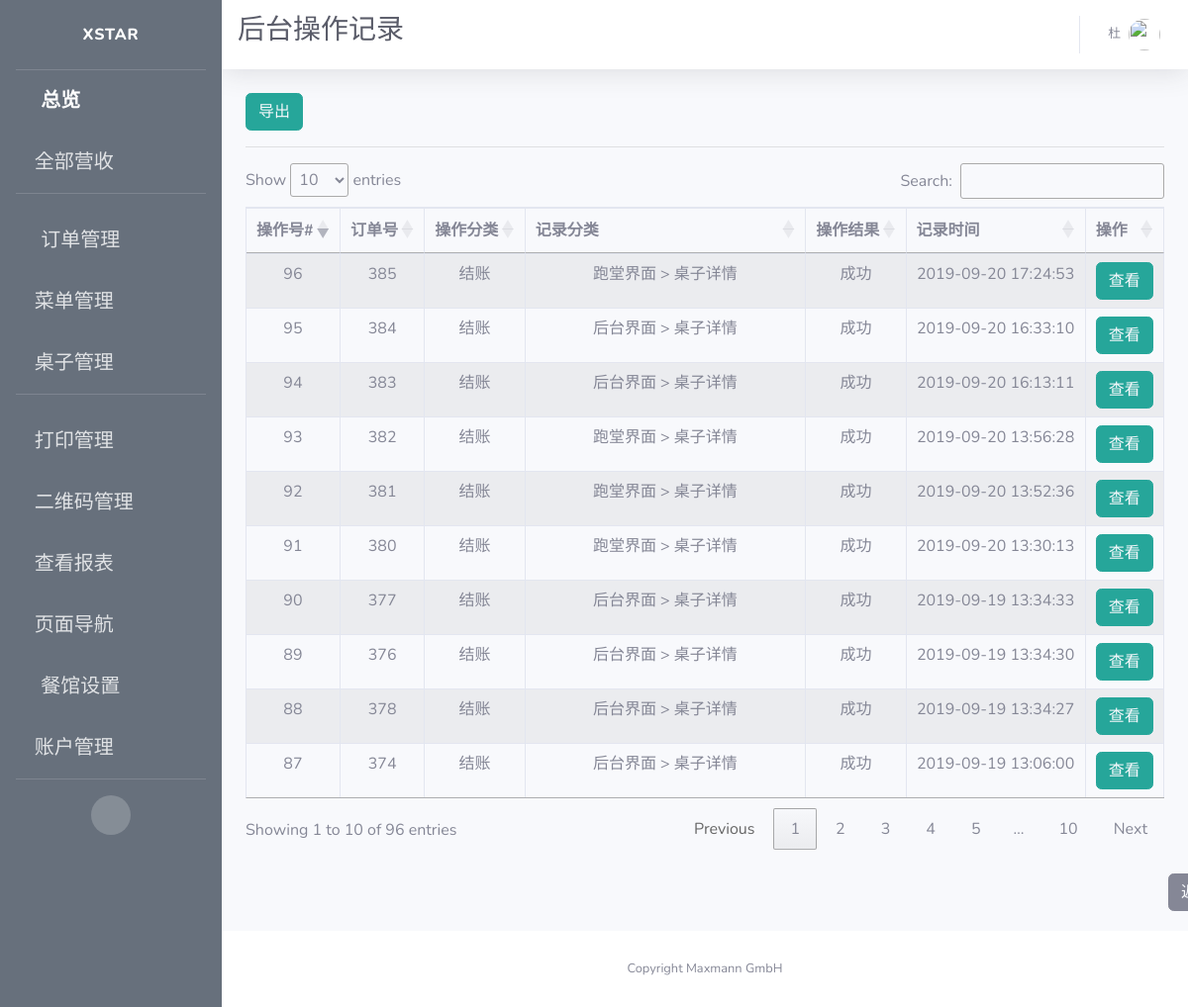
Before: /view/logs (signed in) with the older database file.
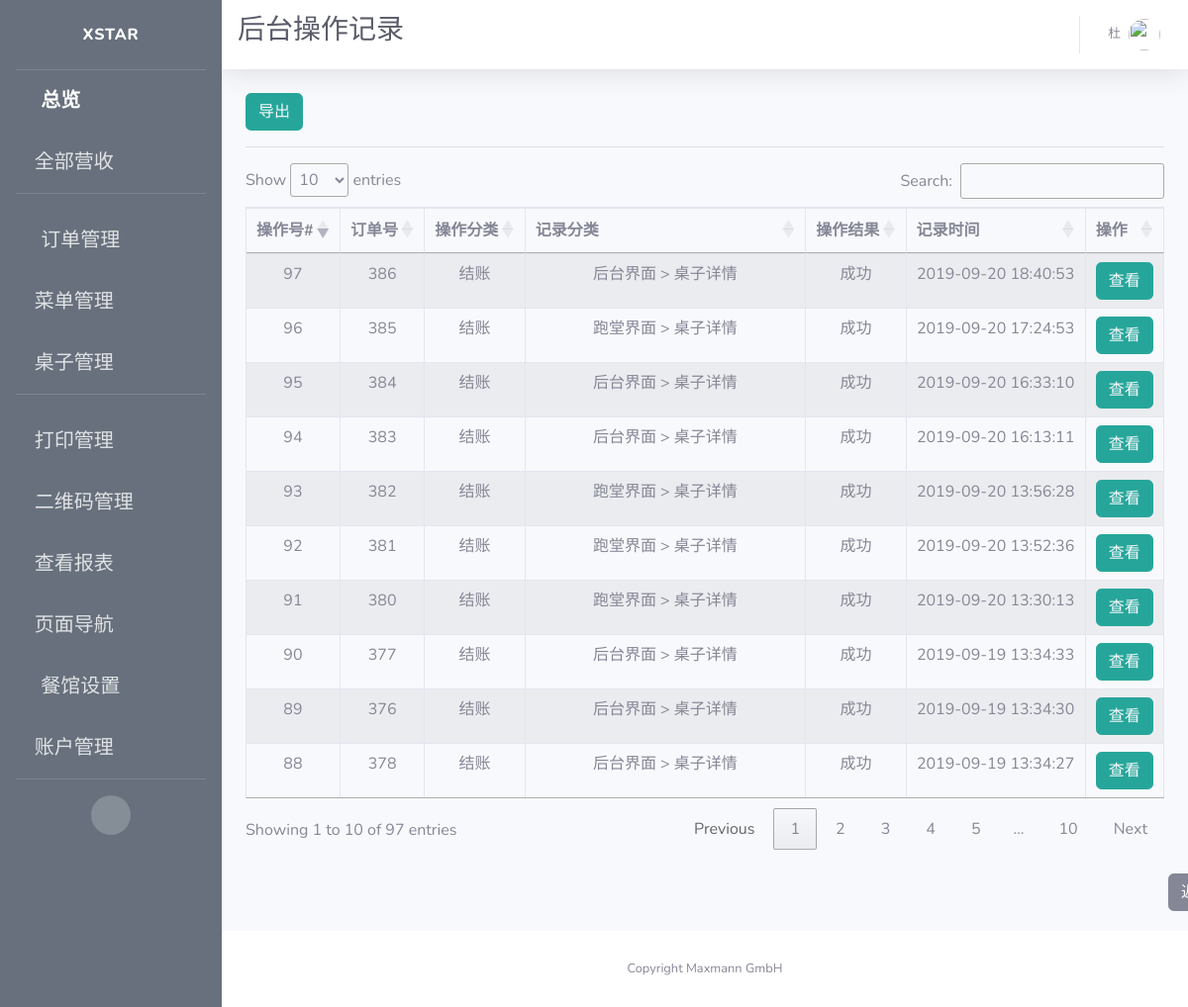
After: the same page with the newer database file.
### app/models.py (models this page shows)
class Log(db.Model):
    id = db.Column(db.Integer, primary_key=True, unique=True, index=True)
    order_id = db.Column(db.Integer)
    operation = db.Column(db.String(100))
    page = db.Column(db.String(100))
    desc = db.Column(db.String(2000))
    status = db.Column(db.String(500))
    time = db.Column(db.String(500))

### app/routes.py (the view)
@app.route('/view/logs')
@login_required
def view_logs():
    logs = Log.query.all()
    context = dict(referrer=request.headers.get('Referer'),
                   title=u"后台操作记录",
                   company_name=company_info.get('company_name'),
                   logs=logs)
    return render_template('view_logs.html', **context)

### app/models.py (called while the page is built)
@login.user_loader
def load_user(id):
    return User.query.get(int(id))

### app/templates/view_logs.html (shortened to what this page needs)
{% extends 'base.html' %}
{% block css %}
<link rel="stylesheet" type="text/css" href="https://cdn.datatables.net/1.10.19/css/jquery.dataTables.css">
<link rel="stylesheet" type="text/css" href="https://cdnjs.cloudflare.com/ajax/libs/twitter-bootstrap/4.1.3/css/bootstrap.css">
<link rel="stylesheet" type="text/css" href="https://cdn.datatables.net/1.10.19/css/dataTables.bootstrap4.min.css">
{% endblock %}
{% block title %}
<h1 class="h3 mb-2 text-gray-800">{{title}}</h1>
<br>
{% endblock %}
{% block content %}
<button type="button" class="btn btn-info" style="border-color:#26a69a; background-color:#26a69a;">
  <a style="color: rgb(247, 249, 252)" href={{ url_for('export_log') }} >
     导出
  </a>
</button>
<hr>
<div class="row">
  <div class="col-sm-12">
    <table id="example" class="table table-striped table-bordered">
      <thead>
        <tr>
          <th>操作号#</th>
          <th>订单号</th>
          <th>操作分类</th>
          <th>记录分类</th>
          <th>操作结果</th>
          <th>记录时间</th>
          <th>操作</th>
        </tr>
      </thead>
      <tbody>
        {% for log in logs %}
        <tr>
            <td>{{ log.id }}</td>
            <td>{{log.order_id}}</td>
            <td>{{log.operation}}</td>
            <td>{{log.page}}</td>
            <td>{{log.status}}</td>
            <td>{{log.time.split(".")[0]}}</td>
            <td style="text-align:center">
              <span>
                <button type="button" class="btn btn-info" style="border-color:#26a69a; background-color:#26a69a;">
                  <a style="color: rgb(247, 249, 252)" href={{ url_for('view_log', log_id=log.id) }}>
                    查看
                  </a>
                </button>
              </span>
            </td>
        </tr>
        {% endfor %}
      </tbody>
    </table>
    </div>
</div>
<br>
<button type="button" class="btn btn-secondary" id="back">
  <a style="color: rgb(247, 249, 252)" href={{ referrer }}>
    返回
</button>
{% endblock %}

Changed rows visible on the page:
no longer on this page (row unchanged): Log: id "87", order_id "374", operation "结账", page "后台界面 > 桌子详情", status "成功", time "2019-09-19 13:06:00"
added Log: id "97", order_id "386", operation "结账", page "后台界面 > 桌子详情", status "成功", time "2019-09-20 18:40:53"
Other visible differences:
text written by a page script: "Show entries Search: Showing 1 to 10 of 96 entries Previous 1 2 3 4 5 … 10 Next" → "Show entries Search: Showing 1 to 10 of 97 entries Previous 1 2 3 4 5 … 10 Next"
